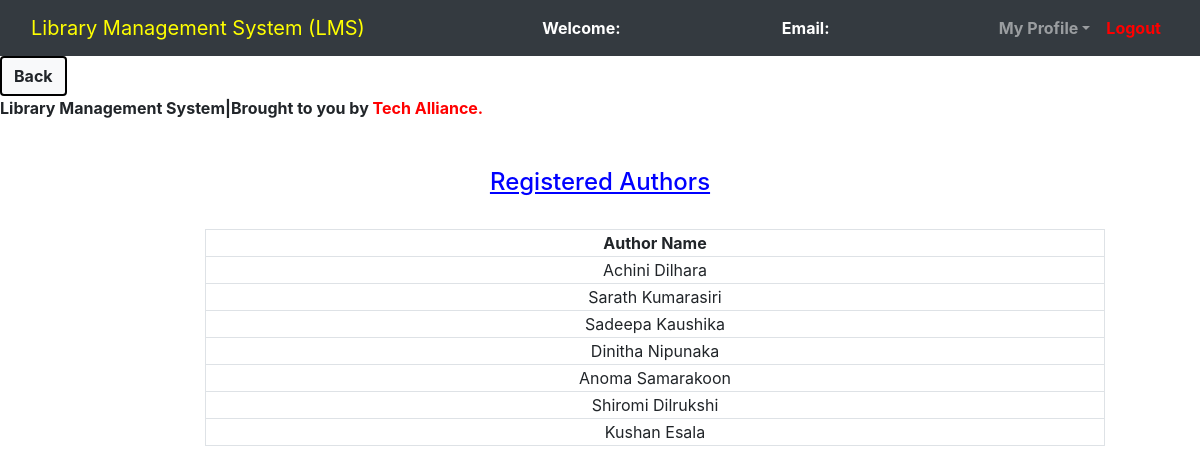
Page /super_admin/Regauthor.php on the committed database.
### tables this page shows
CREATE TABLE `authors` (
  `author_id` int(11) NOT NULL,
  `author_name` varchar(250) NOT NULL
);

### super_admin/Regauthor.php (the view, shortened to what this page needs)
<?php
	$connection = mysqli_connect("localhost","root","");
	$query = "select * from Authors";
?>
<!DOCTYPE html>
<html>
<head>
	<link rel="stylesheet" type="text/css" href="../bootstrap-4.4.1/css/bootstrap.min.css">
</head>
<body>
	<nav class="navbar navbar-expand-lg navbar-dark bg-dark">
		<div class="container-fluid">
			<div class="navbar-header">
				<a class="navbar-brand" href="super_admin_dashboard.php"style=color:yellow;>Library Management System (LMS)</style></a>
			</div>
			<font style="color: white"><span><strong>Welcome: <?php echo $_SESSION['name'];?></strong></span></font>
			<font style="color: white"><span><strong>Email: <?php echo $_SESSION['email'];?></strong></font>
		    <ul class="nav navbar-nav navbar-right">
		      <li class="nav-item dropdown">
	        	<a class="nav-link dropdown-toggle" data-toggle="dropdown"><b>My Profile</b></a>
		      </li>
		      <li class="nav-item">
		        <a class="nav-link" href="../logout.php"style=color:red;><b>Logout</b></style></a>
		      </li>
		    </ul>
		</div>
	</nav>
	<a href="super_admin_dashboard.php" class="btn btn-light" style="border: 2px solid black;"><b>Back</b></a>
	<br>
	<span><marquee><b>Library Management System|Brought to you by <span style=color:red;>Tech Alliance</style>.</b></marquee></span><br><br>
		<center><h4 style=color:blue;><u>Registered Authors</u></h4><br></center>
		<div class="row">
			<div class="col-md-2"></div>
			<div class="col-md-8">
				<form>
					<table class="table-bordered" width="900px" style="text-align: center">
						<tr>
							<th>Author Name</th>
						</tr>
					<?php
						$query_run = mysqli_query($connection,$query);
						while ($row = mysqli_fetch_assoc($query_run)){
							?>
							<tr>
							<td><?php echo $row['author_name'];?></td>
						</tr>
					<?php
						}
					?>
				</table>
				</form>
			</div>
			<div class="col-md-2"></div>
		</div>
</body>
</html>

### rows in the picture
authors: author_name "Achini Dilhara"
authors: author_name "Sarath Kumarasiri"
authors: author_name "Sadeepa Kaushika"
authors: author_name "Dinitha Nipunaka"
authors: author_name "Anoma Samarakoon"
authors: author_name "Shiromi Dilrukshi"
authors: author_name "Kushan Esala"
